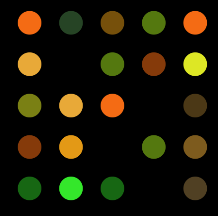
#> input picture sample.png, 218 x 216 px
$ python measuring_brightness.py
#> lines starting #> are read from the running program, lines starting #| are printed output that depends on the picture
### function_programs/colour_conversion.py
#Hexadecimal to RBG conversion
def hex_to_RGB(h):
    h = h.lstrip('#')
    RGB = tuple(int(h[i:i+2], 16) for i in (0, 2, 4))
    return RGB
# [4 lines left out: function hex_to_BGR, not called in this run]


# [3 lines that do not run on import are left out]

### measuring_brightness.py
import numpy as np
import cv2
import skimage.color
import skimage.io
import skimage.viewer
from scipy.signal import find_peaks
import matplotlib.pyplot as plt
from function_programs.colour_conversion import hex_to_RGB

'''
Program that outputs a grayscale histogram of the image - an indicator for its brightness
Similar to those thermal camera, except it's for brightness
'''


# read the image as grayscale from the outset
file="sample.png"
image = skimage.io.imread(file, as_gray=True)
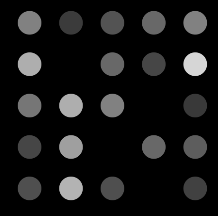
#> image: shape (216, 218) float64; min 0, max 0.843, mean 0.0873
original = cv2.imread(file)
#> original is the input picture: shape (216, 218, 3); mean B, G, R 5, 22.8, 26.3
gray = cv2.imread(file)
title=str(file)

#create a histogram of the greyscale image
histogram, bin_edges = np.histogram(image, bins=256, range=(0, 1))
#> histogram = 256 values, max 37018 at index 0, min 0 at index 154, mean 183.9; bin_edges = 257 values from 0 to 1

#we can set a threshold of greyscale based on a standard greyscale value of a protein of known fluorescence
t_Values=np.linspace(0,1.0, num=5)
#this is a set of colour hex values as a high contrast visual representation of brightness
colours = ('#0000ff','#bb00ff','#ff00ff','#00ffff','#ffff00')


plt.figure()
#Finding the peaks will give us the numerical value of brightness, which can be used against a calibration curve later on to give fluorescence
peaks, _ = find_peaks(histogram,threshold=25, distance=20)#Plot the peaks onto the histogram (the threshold and distance value will need to be adjusted - this can be done on tkinter if needed)
#> peaks = [57, 80, 105, 130, 174, 215]
plt.plot(bin_edges[0:-1], histogram)#Draw the histogram figure with corresponding peaks
plt.plot(bin_edges[peaks],histogram[peaks],"x")
for t,c in zip(t_Values,colours): #Draw threshold lines in their corresponding colours as will appear on the analysed in
    plt.axvline(x=t,color=c, label='line at x = {}'.format(t),)
plt.legend()
plt.title(title)
plt.xlabel("greyscale value")
plt.ylabel("pixels")
plt.xlim([0.0, 1.0])
plt.title(title)
plt.show()
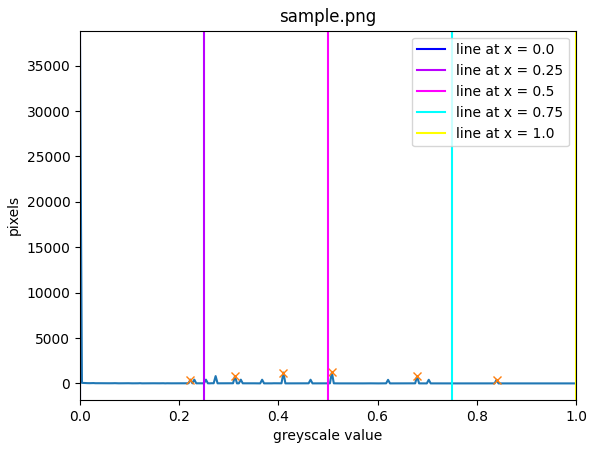
#> figure drawn by matplotlib, 1 panel; curve peaks at x = 0, y = 37018

masks = [] #We want to create a mask for each threshold value to allow us to 'colour in' the parts of the image that meet the threshold criteria
sigma=2 #blurring factor
blur = skimage.color.rgb2gray(image)# blur and grayscale before thresholding
blur = skimage.filters.gaussian(blur, sigma=sigma)
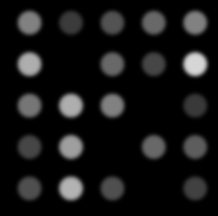
#> blur: shape (216, 218) float64; min 0, max 0.843, mean 0.0873
#perform binary thresholding for each threshold value
for t in t_Values:
    masks.append(blur > t)
#> after the loop, masks = 5 items

gray[masks[0]] = hex_to_RGB(colours[0])
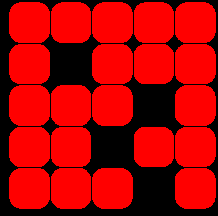
#> gray: shape (216, 218, 3); mean B, G, R 0, 0, 173.7
gray[masks[1]] = hex_to_RGB(colours[1])
gray[masks[2]] = hex_to_RGB(colours[2])
gray[masks[3]] = hex_to_RGB(colours[3])
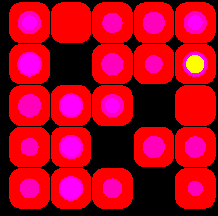
#> gray: shape (216, 218, 3); mean B, G, R 30.7, 1.4, 173.7
gray[masks[4]] = hex_to_RGB(colours[4])
'''cv2.imshow('Original image', original)
cv2.imshow('Masked image', gray)
cv2.imwrite('masking.png',gray)
cv2.waitKey(0)
cv2.destroyAllWindows()
cv2.waitKey(1)'''
plt.figure()
plt.subplot(1,1,1),plt.imshow(gray)
plt.xticks([])
plt.yticks([])
plt.grid(False)
plt.title('Brightness of image using colour masking')
plt.show()

$ run again, with P1.png copied over sample.png
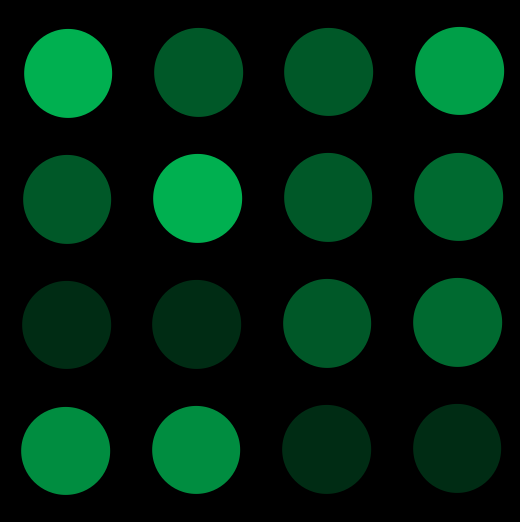
#> input picture P1.png, 520 x 522 px
#> original is the input picture: shape (522, 520, 3); mean B, G, R 16.7, 36.8, 0
#> histogram = 256 values, max 168456 at index 0, min 0 at index 133, mean 1060.3; bin_edges = 257 values from 0 to 1
#> peaks = [3, 33, 66, 105, 132, 234]
#> `blur = skimage.filters.gaussian(blur, sigma=sigma)`:
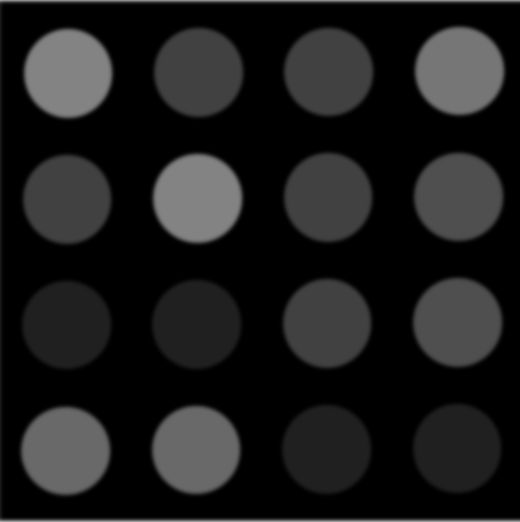
#> blur: shape (522, 520) float64; min 0, max 0.653, mean 0.114
#> after the loop `for t in t_Values:`: masks = 5 items
#> `gray[masks[2]] = hex_to_RGB(colours[2])`:
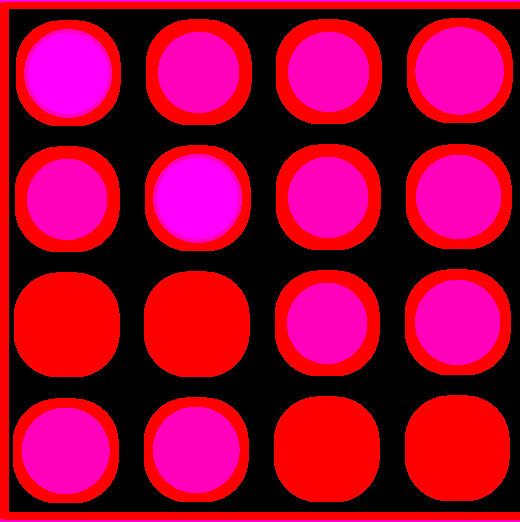
#> gray: shape (522, 520, 3); mean B, G, R 50.8, 0, 155.4
